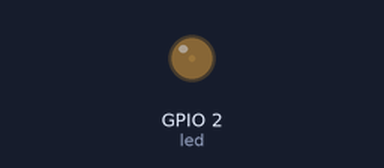
Recording of a sketch running on a simulated ESP32. On the bench: output pins drawn as LEDs (lit = HIGH).

Above: at 0.05 s.
At 0.5 s:
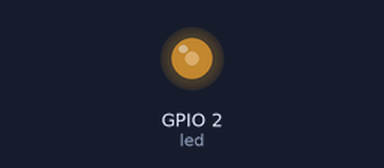
At 0.95 s:
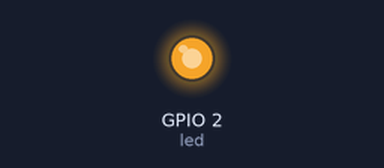
At 1.8 s:
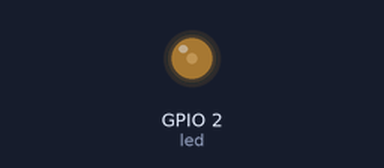
Timing chart, 0 to 4.7 s (numbered marks = the images above):
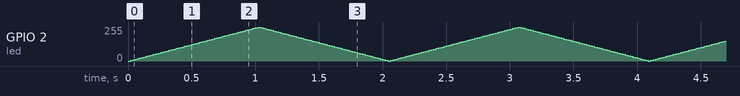

The sketch:

Fade_V3_2024A.ino
```cpp
// Fade Version 3
// Code by: Julio A. García-Rodríguez.
// 16/04/2024 - Program for IIOT

int led = 2;
int brightness = 0;
int fadeAmount = 5;

void setup() {
  ledcAttachPin(led, 0);       // ledcAttachPin(GPIO, channel)
  ledcSetup(0, 1000, 8);     // ledcSetup(ledChannel, freq, resolution);
}

void loop() {
  ledcWrite(0, brightness);   // ledcWrite(channel, dutycycle)
  brightness = brightness + fadeAmount;

  if (brightness <= 0 || brightness >= 255)   // if you have selected 8 bits resolution, change 3 to 2^8 = 256
  {
    fadeAmount = -fadeAmount;
  }
  delay(20);
}
```
